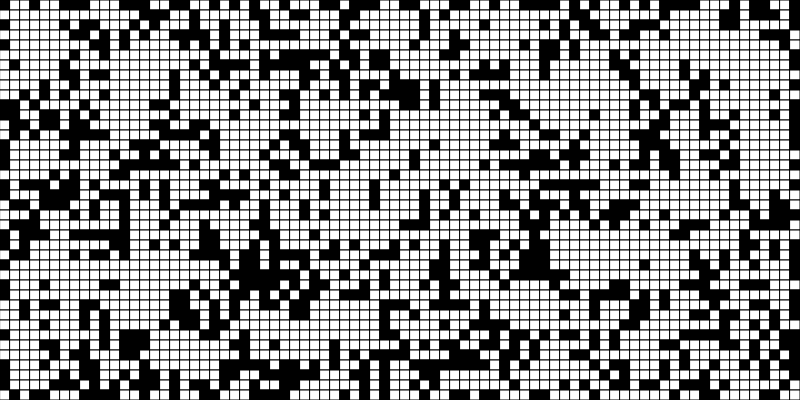
Frame 1 (no input)
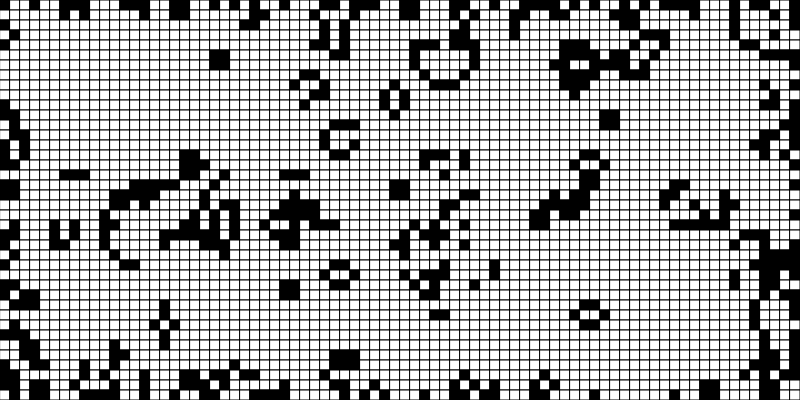
Frame 60 (no input)
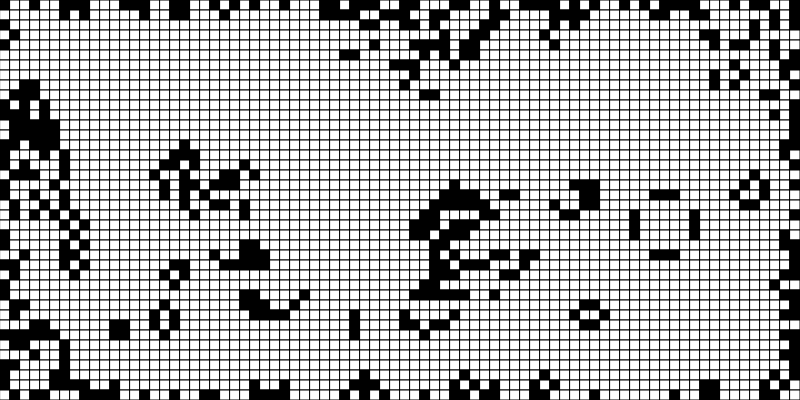
Frame 120 (the mouse pressed at the canvas centre since frame 60)

The p5.js sketch that drew these frames (run headless with seeded random() and noise() and a simulated clock; from frame 60 on, the mouse is pressed at the canvas centre):

// p5.js sketch
// ── sketch.js




let generation = 0; // counter of the generations
let cellSize = 10;
let rows;
let cols
let board;

function setup() {
  createCanvas(800, 400);
  background(220);
  
  // create a 2D array data structure
  cols = floor(width/cellSize);
  rows = floor (height/cellSize);
  board = new Array(cols);
  for (let col = 0; col < cols; col++){
    board[col] = new Array(rows);
  }
  
  // define cell's state in random 0 or 1 in each cell
  for (let col = 0; col < cols; col ++){
    for (let row = 0; row < rows; row++){
      board[col][row] = floor(random(2));
    }
  }
  
  drawCA(board);
  
  // frameRate(5);
}

function draw() {
  
  // copy the existing board to a new board
  // let newBoard = board.slice();
  // note--- .slice() creates a shallow copy, so changing newBoard[col][row] will also change board[col][row]. You will need a deep copy of board
  let newBoard = create2DArr(cols, board);
  // for (let col = 0; col < cols; col++) {
  //   newBoard[col] = board[col].slice();
  // }  
  
  // get the current state of the mid cell of its 9-neighborhood through the for-loop (need to exclude the edge cells)
  for (let col = 1; col < cols-1; col++){
    for (let row = 1; row < rows-1; row++){
      let midCellState = board[col][row];
      
      let oneCount = countLiveNeighbors(col, row);
      
      if (midCellState === 1){
        if (oneCount >= 4 || oneCount <= 1){
          let midCellStateNew = 0;
          newBoard[col][row] = midCellStateNew;
        }
      } else{
        if (oneCount === 3){
          let midCellStateNew = 1;
          newBoard[col][row] = midCellStateNew;
        }
      }
      
    }
  }
  
  // make this newly created board to be the current board
  board = newBoard;
  
  // visualize the current generation of the board
  drawCA(board);
  
}

function create2DArr(cols, board){
  let newBoard = new Array(cols);
  for (let col = 0; col < cols; col++) {
    newBoard[col] = board[col].slice();
  }  
  return newBoard;
}

function countLiveNeighbors(col, row){
  let neighborTopLeft = board[col-1][row-1];
  let neighborTopMid = board[col][row-1];
  let neighborTopRight = board[col+1][row-1];
  let neighborLeft = board[col-1][row];
  let neighborRight = board[col+1][row];
  let neighborBottomLeft = board[col-1][row+1];
  let neighborBottomMid = board[col][row+1];
  let neighborBottomRight = board[col+1][row+1];
  
  let neighborhood = [neighborTopLeft, neighborTopMid, neighborTopRight, neighborLeft, neighborRight, neighborBottomLeft, neighborBottomMid, neighborBottomRight] ;
  let zeroCount = neighborhood.filter(x => x === 0).length;
  let oneCount = neighborhood.filter(x => x === 1).length;
  
  return oneCount;
}



// visualize cell state in black/white squares (state 0 = white, 1 = black)
function drawCA(board){
    for (let col = 0; col < cols; col++){
      for (let row = 0; row < rows; row++){
        let c = 255 - board[col][row] * 255;
        fill (c);
        stroke(0);
        rect(col*cellSize, row*cellSize, cellSize, cellSize);
    }
  }
} 
